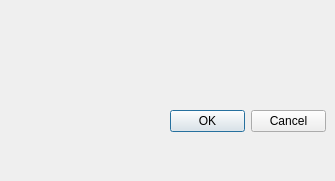
<?xml version="1.0" encoding="UTF-8"?>
<ui version="4.0">
 <class>Mainwidet</class>
 <widget class="QWidget" name="Mainwidet">
  <property name="geometry">
   <rect>
    <x>0</x>
    <y>0</y>
    <width>335</width>
    <height>181</height>
   </rect>
  </property>
  <property name="windowTitle">
   <string>Mainwidet</string>
  </property>
  <widget class="QDialogButtonBox" name="buttonBox">
   <property name="geometry">
    <rect>
     <x>170</x>
     <y>110</y>
     <width>156</width>
     <height>23</height>
    </rect>
   </property>
   <property name="standardButtons">
    <set>QDialogButtonBox::Cancel|QDialogButtonBox::Ok</set>
   </property>
  </widget>
 </widget>
 <layoutdefault spacing="6" margin="11"/>
 <resources/>
 <connections/>
</ui>
